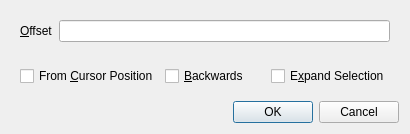
<?xml version="1.0" encoding="UTF-8"?>
<ui version="4.0">
 <class>HexEditorGotoDialog</class>
 <widget class="QDialog" name="HexEditorGotoDialog">
  <property name="geometry">
   <rect>
    <x>0</x>
    <y>0</y>
    <width>410</width>
    <height>104</height>
   </rect>
  </property>
  <property name="windowTitle">
   <string>Go To Offset</string>
  </property>
  <layout class="QVBoxLayout" name="verticalLayout">
   <item>
    <widget class="QWidget" name="widget" native="true">
     <layout class="QFormLayout" name="formLayout">
      <item row="0" column="0">
       <widget class="QLabel" name="label">
        <property name="text">
         <string>&amp;Offset</string>
        </property>
        <property name="buddy">
         <cstring>offsetField</cstring>
        </property>
       </widget>
      </item>
      <item row="0" column="1">
       <widget class="QLineEdit" name="offsetField"/>
      </item>
     </layout>
    </widget>
   </item>
   <item>
    <widget class="QWidget" name="widget_2" native="true">
     <layout class="QHBoxLayout" name="horizontalLayout">
      <item>
       <widget class="QCheckBox" name="cposBox">
        <property name="text">
         <string>From &amp;Cursor Position</string>
        </property>
       </widget>
      </item>
      <item>
       <widget class="QCheckBox" name="backwardsBox">
        <property name="text">
         <string>&amp;Backwards</string>
        </property>
       </widget>
      </item>
      <item>
       <widget class="QCheckBox" name="expandBox">
        <property name="text">
         <string>E&amp;xpand Selection</string>
        </property>
       </widget>
      </item>
     </layout>
    </widget>
   </item>
   <item>
    <widget class="QDialogButtonBox" name="buttonBox">
     <property name="orientation">
      <enum>Qt::Horizontal</enum>
     </property>
     <property name="standardButtons">
      <set>QDialogButtonBox::Cancel|QDialogButtonBox::Ok</set>
     </property>
    </widget>
   </item>
  </layout>
 </widget>
 <resources/>
 <connections>
  <connection>
   <sender>buttonBox</sender>
   <signal>accepted()</signal>
   <receiver>HexEditorGotoDialog</receiver>
   <slot>accept()</slot>
   <hints>
    <hint type="sourcelabel">
     <x>248</x>
     <y>254</y>
    </hint>
    <hint type="destinationlabel">
     <x>157</x>
     <y>274</y>
    </hint>
   </hints>
  </connection>
  <connection>
   <sender>buttonBox</sender>
   <signal>rejected()</signal>
   <receiver>HexEditorGotoDialog</receiver>
   <slot>reject()</slot>
   <hints>
    <hint type="sourcelabel">
     <x>316</x>
     <y>260</y>
    </hint>
    <hint type="destinationlabel">
     <x>286</x>
     <y>274</y>
    </hint>
   </hints>
  </connection>
 </connections>
</ui>
